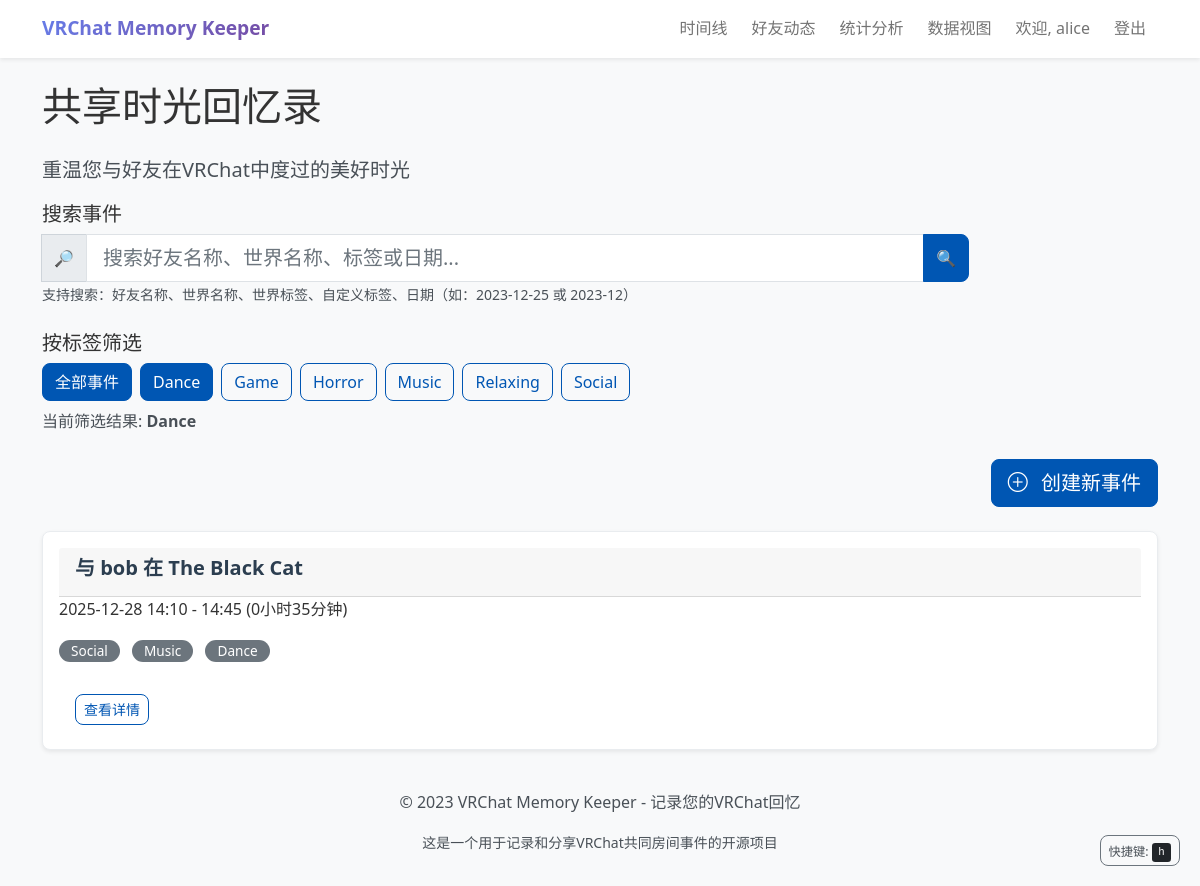
Screenshot of /?tag=Dance (signed in) with the database file from the repository.
### app.py (models this page shows, shortened)
class User(UserMixin, db.Model):
    id = db.Column(db.Integer, primary_key=True)
    username = db.Column(db.String(80), unique=True, nullable=False)
    password_hash = db.Column(db.String(120), nullable=False)
    events = db.relationship('SharedEvent', backref='user', lazy=True)
    friends = db.relationship(
        'User',
        secondary='user_friends',
        primaryjoin='user_friends.c.user_id == User.id',
        secondaryjoin='user_friends.c.friend_id == User.id',
        backref=db.backref('friended_by', lazy='dynamic'),
        lazy='dynamic'
    )

class SharedEvent(db.Model):
    id = db.Column(db.Integer, primary_key=True)
    user_id = db.Column(db.Integer, db.ForeignKey('user.id'), nullable=False)
    world_id = db.Column(db.Integer, db.ForeignKey('world.id'), nullable=False)
    event_group_id = db.Column(
        db.Integer,
        db.ForeignKey('event_group.id'),
        nullable=True)  # 关联事件组
    friend_name = db.Column(db.String(80), nullable=False)
    start_time = db.Column(db.DateTime, nullable=False)
    end_time = db.Column(db.DateTime)
    duration = db.Column(db.Integer)  # 持续时间（秒）
    notes = db.Column(db.Text, nullable=True)  # 事件备注
    privacy = db.Column(db.String(20), default='public')
    custom_tags = db.relationship(
        'EventTag',
        backref='event',
        lazy=True,  # 懒加载
        cascade='all, delete-orphan'  # 级联删除
    )
    participants = db.relationship(
        'User',
        secondary='event_participants',
        backref=db.backref('participated_events', lazy='dynamic'),
        lazy='dynamic'
    )
    sync_hash = db.Column(db.String(100))  # 同步哈希，用于识别真正的共同事件
    sync_status = db.Column(db.String(20), default='pending')  # 同步状态：pending, syncing, synced
    last_synced_at = db.Column(db.DateTime)  # 最后同步时间
    sync_comments = db.relationship(
        'EventComment',
        backref='sync_event',
        primaryjoin='and_(SharedEvent.id == EventComment.event_id, EventComment.is_sync_comment == True)',
        lazy='dynamic'
    )

class World(db.Model):
    id = db.Column(db.Integer, primary_key=True)
    world_name = db.Column(db.String(200), nullable=False)
    world_id = db.Column(db.String(100), unique=True)
    tags = db.Column(db.Text)  # 以逗号分隔的标签字符串
    events = db.relationship('SharedEvent', backref='world', lazy=True)

### app.py (the view, shortened to what this page needs)
@app.route('/')
@login_required
def index():
    all_unique_tags = get_all_unique_tags()
    selected_tag = request.args.get('tag')
    from sqlalchemy import or_
    query = SharedEvent.query.filter(
        or_(
            SharedEvent.user_id == current_user.id,
            SharedEvent.participants.contains(current_user)
        )
    )
    filtered_query = filter_events_by_tag(query, selected_tag)
    search_query = request.args.get('search')
    start_date = None
    end_date = None
    if start_date:
        from datetime import datetime
        filtered_query = filtered_query.filter(
            SharedEvent.start_time >= start_date)
    if end_date:
        from datetime import timedelta
        end_datetime = end_date + timedelta(days=1)
        filtered_query = filtered_query.filter(
            SharedEvent.start_time < end_datetime)
    events = filtered_query.order_by(SharedEvent.start_time.desc()).all()
    event_has_unread_notifications = {}
    if current_user.is_authenticated:
        for event in events:
            comment_ids = [comment.id for comment in event.comments]
            if comment_ids:
                has_unread = Notification.query.filter(
                    Notification.user_id == current_user.id,
                    Notification.comment_id.in_(comment_ids),
                    Notification.is_read == False
                ).count() > 0
                event_has_unread_notifications[event.id] = has_unread
            else:
                event_has_unread_notifications[event.id] = False
    return render_template(
        'index.html',
        events=events,
        all_tags=all_unique_tags,
        selected_tag=selected_tag,
        search_query=search_query,
        event_has_unread_notifications=event_has_unread_notifications
    )

### templates/index.html (shortened to what this page needs)
{% extends 'base.html' %}
{% block content %}
    <header class="page-header" role="banner">
        <h1 class="mb-4">共享时光回忆录</h1>
        <p class="lead text-muted">重温您与好友在VRChat中度过的美好时光</p>
    </header>
    <section class="search-section mb-4" role="search" aria-labelledby="search-heading">
        <h2 id="search-heading" class="h5">搜索事件</h2>
        <form method="GET" action="{{ url_for('index') }}" class="search-form" aria-label="事件搜索表单">
            <div class="row g-3">
                <div class="col-md-10">
                    <div class="input-group">
                        <span class="input-group-text">
                            <span aria-hidden="true">🔎</span>
                        </span>
                        <input type="text" id="search-input" class="form-control form-control-lg" name="search"
                               placeholder="搜索好友名称、世界名称、标签或日期..."
                               aria-describedby="search-help"
                               value="{{ search_query or '' }}"
                               autocomplete="off">
                        <button type="submit" class="btn btn-primary"
                                aria-label="执行搜索">
                            <span aria-hidden="true">🔍</span>
                        </button>
                    </div>
                    <small id="search-help" class="form-text text-muted">
                        支持搜索：好友名称、世界名称、世界标签、自定义标签、日期（如：2023-12-25 或 2023-12）
                    </small>
                </div>
            </div>
        </form>
    </section>
    <section class="tag-filter-section mb-4" role="region" aria-labelledby="filter-heading">
        <h2 id="filter-heading" class="h5">按标签筛选</h2>
        <div class="filter-controls" role="toolbar" aria-label="标签筛选工具">
            <div class="d-flex flex-wrap gap-2" aria-label="筛选标签列表">
                {% if selected_tag %}
                    <a href="{{ url_for('index') }}" class="btn btn-primary" role="button"
                           aria-label="显示全部事件" aria-pressed="false">
                            全部事件
                        </a>
                {% else %}
                    <a href="{{ url_for('index') }}" class="btn btn-outline-primary active" role="button"
                           aria-label="显示全部事件（当前选中）" aria-pressed="true">
                            全部事件
                        </a>
                {% endif %}
                {% if all_tags %}
                    {% for tag in all_tags %}
                        {% if selected_tag == tag %}
                            <a href="{{ url_for('index', tag=tag) }}" class="btn btn-primary" role="button"
                               aria-label="筛选标签：{{ tag }}（当前选中）" aria-pressed="true">
                                {{ tag }}
                            </a>
                        {% else %}
                            <a href="{{ url_for('index', tag=tag) }}" class="btn btn-outline-primary" role="button"
                               aria-label="筛选标签：{{ tag }}" aria-pressed="false">
                                {{ tag }}
                            </a>
                        {% endif %}
                    {% endfor %}
                {% else %}
                    <span class="text-muted" aria-live="polite">暂无可用标签</span>
                {% endif %}
            </div>
            {% if selected_tag %}
                <div class="mt-2" role="status" aria-live="polite">
                    <p class="text-muted">
                        当前筛选结果: <strong>{{ selected_tag }}</strong>
                    </p>
                </div>
            {% endif %}
        </div>
    </section>
    <section class="actions-section mb-4" role="toolbar" aria-label="事件操作工具">
        <div class="d-flex justify-content-end gap-2">
            <button type="button"
               class="btn btn-primary btn-lg"
               data-bs-toggle="modal"
               data-bs-target="#createEventModal"
               aria-label="创建新事件">
                <i class="bi bi-plus-circle me-2"></i> 创建新事件
            </button>
        </div>
    </section>
    <section class="events-section" role="region" aria-labelledby="events-heading">
        {% if events %}
            <div class="row" role="list" aria-label="共同房间事件列表">
                {% for event in events %}
                    <div class="col-lg-12" role="listitem">
                        <article class="card event-card shadow-sm position-relative">
                            <div class="card-body">
                                <header class="card-header">
                                    <h3 class="card-title h5">
                                        {% if current_user.username == event.friend_name %}
                                            与
                                            {% for participant in event.participants %}
                                                {% if participant.username != current_user.username %}
                                                    <span class="friend-name">{{ participant.username|trim }}</span>
                                                    {% if not loop.last %}, {% endif %}
                                                {% endif %}
                                            {% endfor %}
                                            在 <span class="world-name">{{ event.world.world_name }}</span>
                                        {% else %}
                                            与 <span class="friend-name">{{ event.friend_name|trim }}</span>
                                            在 <span class="world-name">{{ event.world.world_name }}</span>
                                        {% endif %}
                                    </h3>
                                </header>
                                <div class="card-content">
                                    <p class="card-text event-time">
                                        <time datetime="{{ event.start_time.isoformat() }}">
                                            {{ event.start_time.strftime('%Y-%m-%d %H:%M') }}
                                        </time>
                                        -
                                        <time datetime="{{ event.end_time.isoformat() }}">
                                            {{ event.end_time.strftime('%H:%M') }}
                                        </time>
                                        <span class="duration">
                                            ({{ (event.duration // 3600) }}小时{{ (event.duration % 3600) // 60 }}分钟)
                                        </span>
                                    </p>
                                    {% if event.world.tags %}
                                        <div class="world-tags mb-2">
                                            {% for tag in event.world.tags.split(',') %}
                                                <span class="badge bg-secondary tag" aria-label="世界标签：{{ tag.strip() }}">
                                                    {{ tag.strip() }}
                                                </span>
                                            {% endfor %}
                                        </div>
                                    {% endif %}
                                </div>
                                <footer class="card-footer bg-transparent border-0 pt-3">
                                    <div class="d-flex gap-2" role="group" aria-label="事件操作">
                                        <a href="{{ url_for('event_detail', event_id=event.id) }}"
                                           class="btn btn-outline-primary btn-sm"
                                           aria-label="查看事件 {{ event.friend_name }} 在 {{ event.world.world_name }} 的详细信息">
                                            查看详情
                                        </a>
                                    </div>
                                </footer>
                            </div>
                        </article>
                    </div>
                {% endfor %}
            </div>
        {% endif %}
    </section>
{% endblock %}

### templates/base.html (shortened to what this page needs)
<!DOCTYPE html>
<html lang="zh-CN">
<head>
    <link href="https://cdn.jsdelivr.net/npm/bootstrap@5.1.3/dist/css/bootstrap.min.css" rel="stylesheet">
    <link href="https://cdn.jsdelivr.net/npm/bootstrap-icons@1.10.5/font/bootstrap-icons.css" rel="stylesheet">
    <link href="{{ url_for('static', filename='css/main.css') }}" rel="stylesheet">
</head>
<body>
    <header role="banner">
        <nav class="navbar navbar-expand-lg navbar-light bg-white shadow-sm" role="navigation" aria-label="主导航">
            <div class="container">
                <a class="navbar-brand" href="{{ url_for('index') }}" aria-label="VRChat记忆记录器首页">
                    VRChat Memory Keeper
                </a>
                <div class="collapse navbar-collapse" id="navbarNav">
                    <div class="navbar-nav ms-auto" role="menubar">
                        {% if current_user.is_authenticated %}
                            <a class="nav-link" href="{{ url_for('index') }}" role="menuitem" aria-label="查看时间线">
                                时间线
                            </a>
                            <a class="nav-link" href="{{ url_for('friends_feed') }}" role="menuitem" aria-label="查看好友动态">
                                好友动态
                            </a>
                            <a class="nav-link" href="{{ url_for('stats') }}" role="menuitem" aria-label="查看统计分析">
                                统计分析
                            </a>
                            <a class="nav-link" href="{{ url_for('visualization_page') }}" role="menuitem" aria-label="查看数据视图">
                                数据视图
                            </a>
                            <span class="nav-link" role="status" aria-label="当前用户">
                                欢迎, {{ current_user.username }}
                            </span>
                            <a class="nav-link" href="{{ url_for('logout') }}" role="menuitem" aria-label="退出登录">
                                登出
                            </a>
                        {% endif %}
                    </div>
                </div>
            </div>
        </nav>
    </header>
    <main class="main-content" role="main">
        <div class="container mt-4">
            {% block content %}{% endblock %}
        </div>
    </main>
    <footer class="footer mt-auto py-3 bg-light" role="contentinfo">
        <div class="container">
            <div class="text-center text-muted">
                <p>© 2023 VRChat Memory Keeper - 记录您的VRChat回忆</p>
                <p class="small">这是一个用于记录和分享VRChat共同房间事件的开源项目</p>
            </div>
        </div>
    </footer>
</body>
</html>

### rows the page displays
User: username "alice"
SharedEvent: friend_name "bob", world.world_name "The Black Cat", start_time "2025-12-28 14:10", end_time "14:45", duration "0", (event.duration%3600)//60 "35", strip "Social" "Music" "Dance"

### other values shown
{{ tag }} "Dance"
{{ tag }} "Game" "Horror" "Music" "Relaxing" "Social"
{{ selected_tag }} "Dance"
